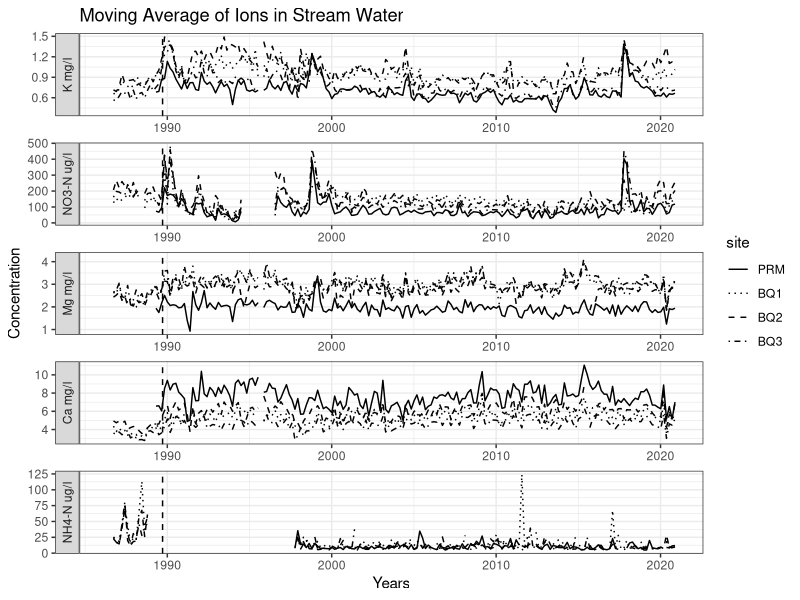

Recreate this plot in R.
## ---- chunk 1
library(tidyverse)
df <- read_csv("../output/allsite_mvavg.csv")
df$ions <- factor(df$ions, levels=c("k_mgl","no3_ugl","mg_mgl","ca_mgl","nh4_ugl"))
df$site <- factor(df$site, levels=c("PRM","BQ1","BQ2","BQ3"))
## ---- chunk 2
#| warning: false
#| echo: false
#| fig-width: 7.5
#| fig-height: 8
ggplot(
  data = df,
  mapping = aes(
    x = window_start,
    y = concentration,
    linetype = site
  )
) +
  geom_line() +
  labs(
    title = "Moving Average of Ions in Stream Water",
    x = "Years",
    y = "Concentration",
    fill = "Site"
  ) +
  facet_wrap(
    ~ions,
    scales = "free",
    ncol = 1,
    strip.position = "left",
    labeller = as_labeller(c(k_mgl="K mg/l",
                            ca_mgl="Ca mg/l",
                            mg_mgl="Mg mg/l",
                            nh4_ugl="NH4-N ug/l",
                            no3_ugl="NO3-N ug/l"))
  ) +
  theme_bw() +
  geom_vline(xintercept = ymd("1989-09-18"), linetype = "dashed") +
  scale_linetype_manual(values = c("PRM" = "solid", "BQ1" = "dotted", "BQ2" = "dashed", "BQ3" = "dotdash"))
